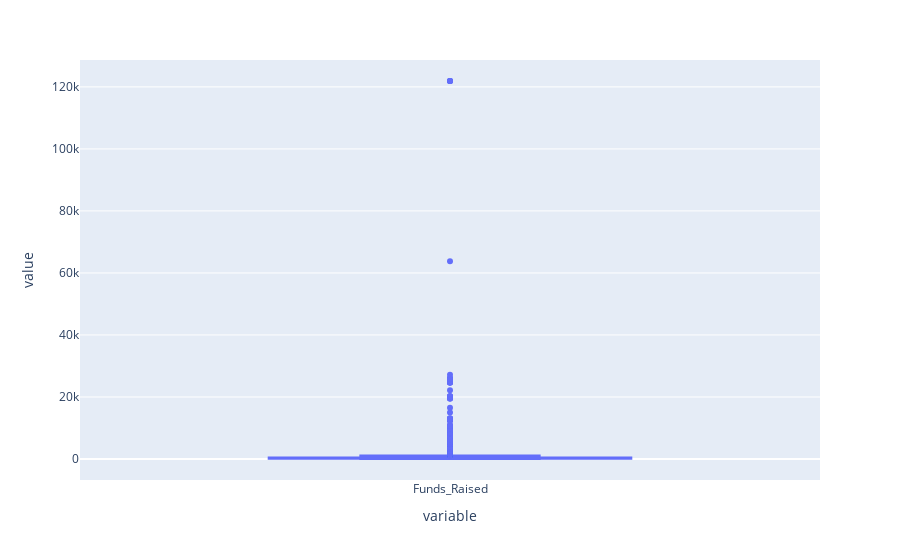

Notebook code cell kept with this figure:
### Code cell
px.box(df['Funds_Raised'])

### Figure 1 — Plotly figure (JSON) as saved in the notebook; plotly's stock layout.template omitted (floating-point values rounded to 4 significant figures; data arrays with more than 128 entries replaced by an {"elided": "..."} marker saying what was removed)
{"data": [{"alignmentgroup": "True", "hovertemplate": "variable=%{x}<br>value=%{y}<extra></extra>", "legendgroup": "", "marker": {"color": "#636efa"}, "name": "", "notched": false, "offsetgroup": "", "orientation": "v", "showlegend": false, "type": "box", "x": {"elided": "3642 str values"}, "x0": " ", "xaxis": "x", "y": {"elided": "3642 float values"}, "y0": " ", "yaxis": "y"}], "layout": {"boxmode": "group", "legend": {"tracegroupgap": 0}, "margin": {"t": 60}, "xaxis": {"anchor": "y", "domain": [0, 1], "title": {"text": "variable"}}, "yaxis": {"anchor": "x", "domain": [0, 1], "title": {"text": "value"}}}}
